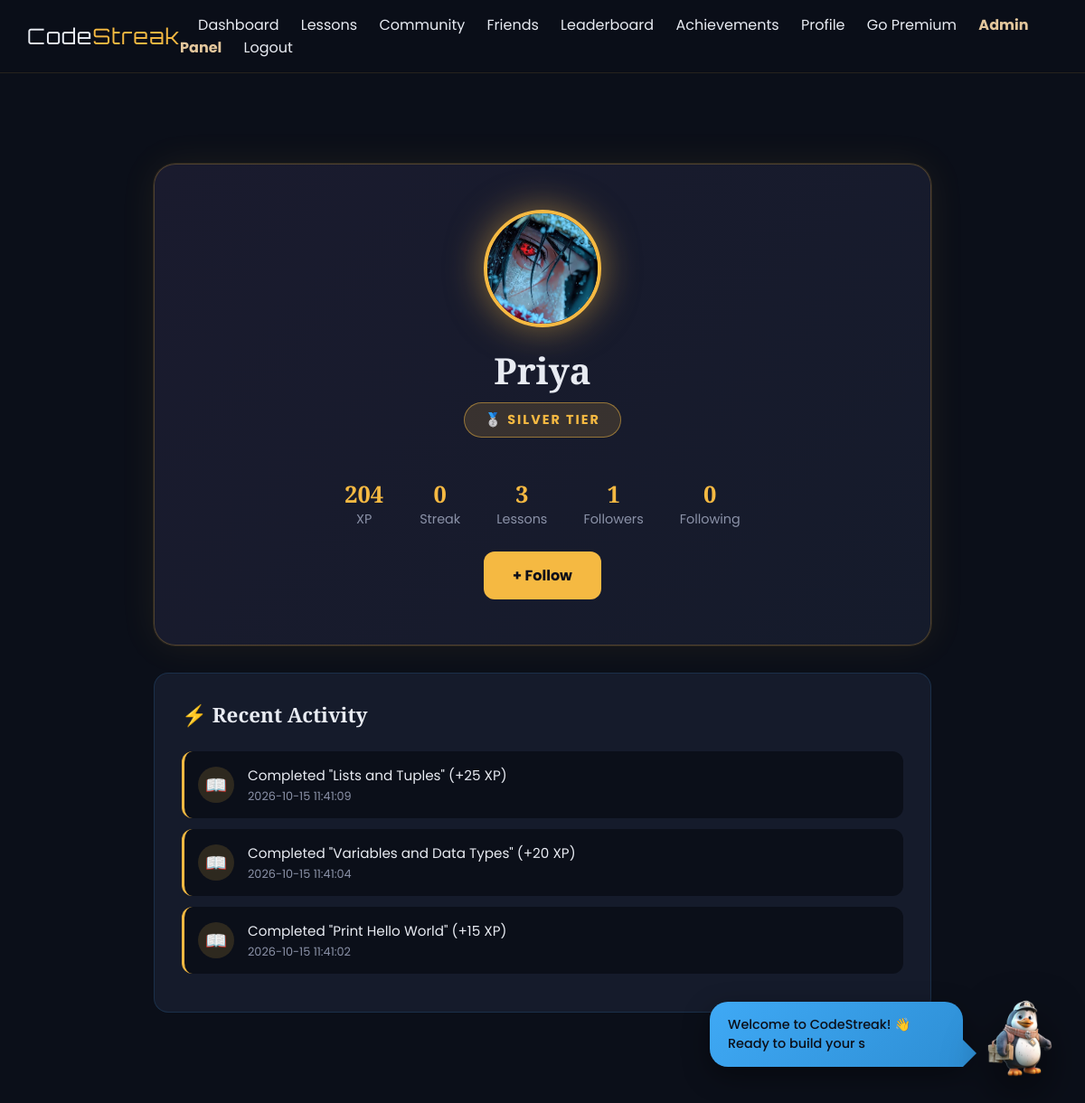
/user/Priya (signed in), run on the app's committed database.
### tables this page shows
CREATE TABLE users (
    id INTEGER PRIMARY KEY AUTOINCREMENT,
    username TEXT UNIQUE NOT NULL,
    email TEXT UNIQUE NOT NULL,
    password_hash TEXT NOT NULL,
    security_question TEXT,
    security_answer TEXT,
    streak INTEGER DEFAULT 0,
    streak_charge INTEGER DEFAULT 1,
    total_points INTEGER DEFAULT 0,
    weekly_points INTEGER DEFAULT 0,
    rank TEXT DEFAULT 'Bronze',
    premium INTEGER DEFAULT 0,
    achievements TEXT DEFAULT '[]',
    profile_picture TEXT,
    bio TEXT DEFAULT '',
    learning_goal TEXT DEFAULT 'Learning Python',
    avatar_emoji TEXT DEFAULT '🐉',
    created_at TIMESTAMP DEFAULT CURRENT_TIMESTAMP
, is_active BOOLEAN DEFAULT 1, is_admin BOOLEAN DEFAULT 0, last_active TIMESTAMP);

CREATE TABLE activity (
    id INTEGER PRIMARY KEY AUTOINCREMENT,
    user_id INTEGER NOT NULL,
    action TEXT NOT NULL,
    description TEXT NOT NULL,
    created_at TIMESTAMP DEFAULT CURRENT_TIMESTAMP
);

### app.py (the view)
@app.route('/user/<username>')
def public_profile(username):
    if 'user_id' not in session:
        return redirect(url_for('login'))
    conn = get_db()
    cur = conn.cursor()
    cur.execute("SELECT * FROM users WHERE username = ?", (username,))
    user = cur.fetchone()
    if not user:
        flash('User not found.', 'danger')
        return redirect(url_for('users_directory'))
    cur.execute(
        "SELECT COUNT(*) as c FROM progress WHERE user_id = ? AND status = 'completed'",
        (user['id'],)
    )
    completed = cur.fetchone()['c']
    cur.execute("""
        SELECT action, description, created_at
        FROM activity
        WHERE user_id = ?
        ORDER BY created_at DESC
        LIMIT 10
    """, (user['id'],))
    activities = cur.fetchall()
    cur.execute(
        "SELECT id FROM follows WHERE follower_id = ? AND following_id = ?",
        (session['user_id'], user['id'])
    )
    is_following = cur.fetchone() is not None
    cur.close()
    conn.close()
    counts = get_follower_count(user['id'])
    return render_template(
        'public_profile.html',
        profile_user=user,
        completed_lessons=completed,
        activities=activities,
        is_following=is_following,
        counts=counts,
        is_own_profile=(user['id'] == session['user_id'])
    )

### app.py (called while the page is built)
def get_db():
    conn = sqlite3.connect('codestreak.db', detect_types=sqlite3.PARSE_DECLTYPES)
    conn.row_factory = sqlite3.Row
    return conn

def get_follower_count(user_id):
    conn = get_db()
    cur = conn.cursor()
    cur.execute("SELECT COUNT(*) as c FROM follows WHERE following_id = ?", (user_id,))
    followers = cur.fetchone()['c']
    cur.execute("SELECT COUNT(*) as c FROM follows WHERE follower_id = ?", (user_id,))
    following = cur.fetchone()['c']
    cur.close()
    conn.close()
    return {'followers': followers, 'following': following}

### templates/public_profile.html (shortened to what this page needs)
{% extends 'base.html' %}
{% block content %}
<div class="profile-container">
    <div class="profile-hero">
        {% if profile_user['profile_picture'] %}
            <img src="{{ url_for('static', filename='uploads/' + profile_user['profile_picture']) }}"
                 alt="{{ profile_user['username'] }}" class="profile-avatar-img">
        {% else %}
            <div class="profile-avatar-init">{{ profile_user['username'][0]|upper }}</div>
        {% endif %}
        <h1 class="profile-username">{{ profile_user['username'] }}</h1>
        <div class="profile-rank-badge">
            {% if profile_user['rank'] == 'Bronze' %}🥉
            {% elif profile_user['rank'] == 'Silver' %}🥈
            {% elif profile_user['rank'] == 'Gold' %}🏆
            {% elif profile_user['rank'] == 'Platinum' %}👑
            {% endif %}
            {{ profile_user['rank'] }} Tier
        </div>
        <div class="profile-stats-row">
            <div><strong>{{ profile_user['total_points'] }}</strong> XP</div>
            <div><strong>{{ profile_user['streak'] }}</strong> Streak</div>
            <div><strong>{{ completed_lessons }}</strong> Lessons</div>
            <div><strong>{{ counts.followers }}</strong> Followers</div>
            <div><strong>{{ counts.following }}</strong> Following</div>
        </div>
        {% if not is_own_profile %}
            {% if is_following %}
                <a href="{{ url_for('unfollow_user', user_id=profile_user['id']) }}" class="follow-btn btn-unfollow">
                    Unfollow
                </a>
            {% else %}
                <a href="{{ url_for('follow_user', user_id=profile_user['id']) }}" class="follow-btn btn-follow">
                    + Follow
                </a>
            {% endif %}
        {% endif %}
    </div>
    <div class="activity-card">
        <h2>⚡ Recent Activity</h2>
        {% if activities %}
            {% for a in activities %}
            <div class="activity-item">
                <div class="activity-icon">📖</div>
                <div>
                    <div class="activity-text">{{ a['description'] }}</div>
                    <div class="activity-time">{{ a['created_at'] }}</div>
                </div>
            </div>
            {% endfor %}
        {% else %}
            <div class="empty-state">No activity yet.</div>
        {% endif %}
    </div>
</div>
{% endblock %}

### templates/base.html (style rules this page uses)
:root { --near-black: #0B0F19; --azure-blue: #3FA9F5; --amber-gold: #F5B942; --emerald: #2ED9A5; --off-white: #E8EBF2; --surface: #151B2B; --surface-2: #1E2538; --champion-blue: #0B0F19; --lavender-tonic: #3FA9F5; --exotic-orange: #F5B942; --dirty-white: #E8EBF2; --ink: #0B0F19; --paper: #E8EBF2; --yellow: #F5B942; --red: #3FA9F5; --beige: #3FA9F5; --dark: #0B0F19; font-family: 'Poppins', sans-serif; color: var(--off-white); background: var(--near-black); }
* { box-sizing: border-box; margin: 0; padding: 0; }
html { min-height: 100%; background: var(--near-black); scroll-behavior: smooth; }
body { margin: 0; min-height: 100%; background: var(--near-black); overflow-x: hidden; font-family: 'Poppins', sans-serif; color: var(--off-white); }

### templates/public_profile.html (style rules this page uses)
.profile-container { max-width: 900px; margin: 80px auto; padding: 20px; }
.profile-hero { background: linear-gradient(135deg, #1A1B2E, #151B2B); border: 1px solid rgba(245, 185, 66, 0.25); border-radius: 24px; padding: 50px 40px; text-align: center; box-shadow: 0 0 0 1px rgba(245, 185, 66, 0.1), 0 0 40px rgba(245, 185, 66, 0.08); margin-bottom: 30px; }
.profile-avatar-img { width: 130px; height: 130px; border-radius: 50%; object-fit: cover; margin: 0 auto 20px; display: block; border: 4px solid var(--amber-gold); box-shadow: 0 0 40px rgba(245, 185, 66, 0.5); }
.profile-username { font-family: 'Playfair Display', serif; font-size: 2.5rem; color: var(--off-white); margin-bottom: 8px; }
.profile-rank-badge { display: inline-block; padding: 8px 22px; border-radius: 30px; background: rgba(245, 185, 66, 0.15); border: 1px solid rgba(245, 185, 66, 0.5); color: var(--amber-gold); font-weight: 700; font-size: 0.9rem; text-transform: uppercase; letter-spacing: 2px; margin-bottom: 25px; }
.profile-stats-row { display: flex; justify-content: center; gap: 40px; margin-top: 20px; color: #8B92A8; font-size: 0.9rem; }
.profile-stats-row strong { display: block; font-size: 1.6rem; color: var(--amber-gold); font-family: 'Playfair Display', serif; }
.follow-btn { display: inline-block; margin-top: 25px; padding: 14px 32px; border-radius: 12px; font-weight: 700; text-decoration: none; cursor: pointer; transition: 0.3s; border: none; }
.btn-follow { background: var(--amber-gold); color: var(--near-black); }
.activity-card { background: #151B2B; border: 1px solid rgba(63, 169, 245, 0.15); border-radius: 16px; padding: 30px; }
.activity-card h2 { font-family: 'Playfair Display', serif; color: var(--off-white); font-size: 1.4rem; margin-bottom: 25px; }
.activity-item { display: flex; align-items: center; gap: 15px; padding: 15px; background: #0B0F19; border-radius: 12px; border-left: 3px solid var(--amber-gold); margin-bottom: 12px; }
.activity-icon { width: 40px; height: 40px; border-radius: 50%; background: rgba(245, 185, 66, 0.15); display: flex; justify-content: center; align-items: center; font-size: 1.2rem; }
.activity-text { color: var(--off-white); font-size: 0.95rem; }
.activity-time { color: #8B92A8; font-size: 0.8rem; margin-top: 3px; }

### data on the page
users: profile_picture (picture), username "Priya", rank "SILVER", total_points "204", streak "0"
activity: description "Completed \"Lists and Tuples\" (+25 XP)", created_at "2026-10-15 11:41:09"
activity: description "Completed \"Variables and Data Types\" (+20 XP)", created_at "2026-10-15 11:41:04"
activity: description "Completed \"Print Hello World\" (+15 XP)", created_at "2026-10-15 11:41:02"

### other printed values
{{ completed_lessons }} "3"
{{ counts.followers }} "1"
{{ counts.following }} "0"
